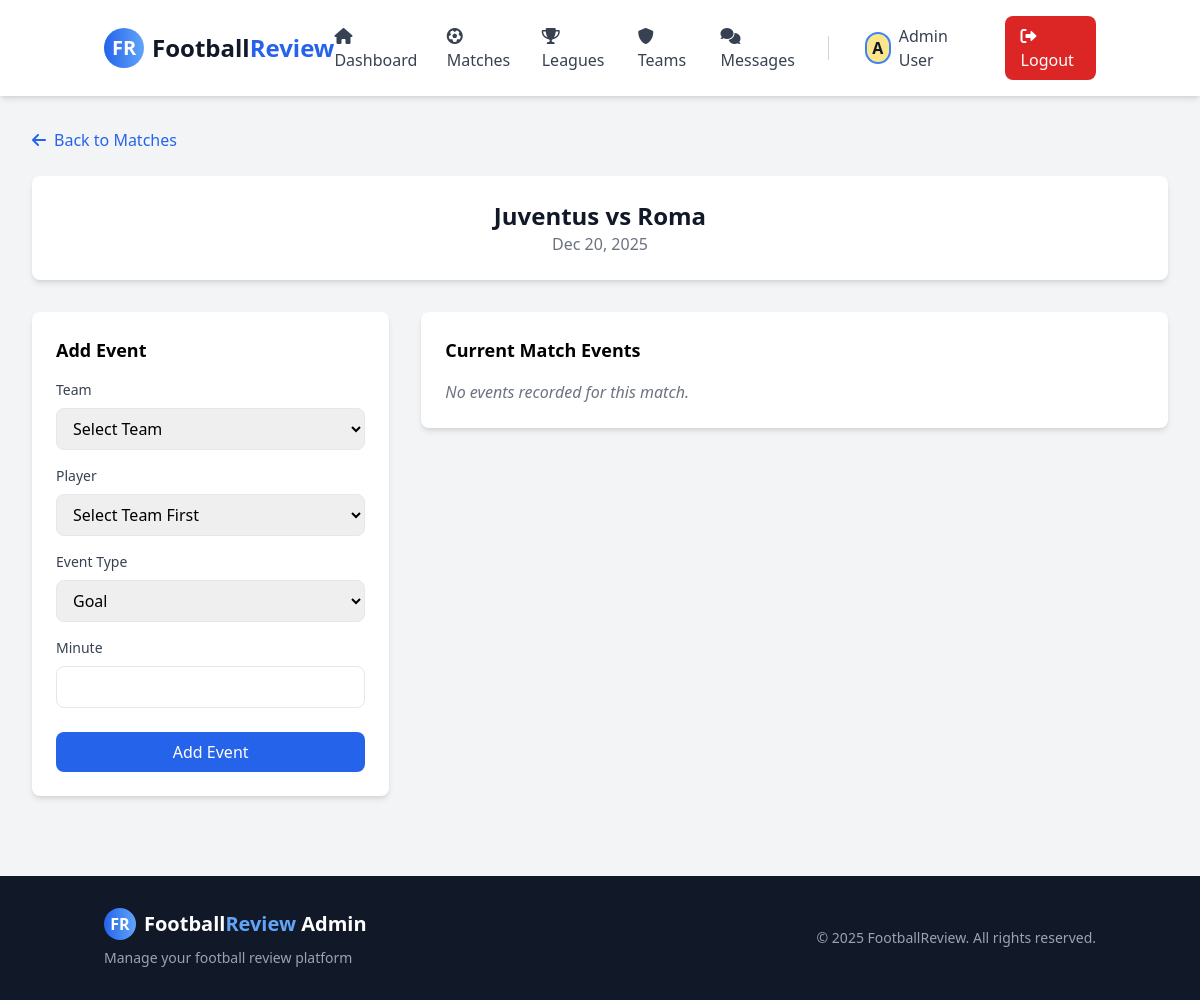
/code/admin/match-events.php?id=6 (signed in), run on the app's committed database.
### tables this page shows
CREATE TABLE `matches` (
  `id` int NOT NULL,
  `home_team` int NOT NULL,
  `away_team` int NOT NULL,
  `home_team_score` int DEFAULT NULL,
  `away_team_score` int DEFAULT NULL,
  `home_team_penalties` int DEFAULT NULL,
  `away_team_penalties` int DEFAULT NULL,
  `match_date` date NOT NULL,
  `match_time` time NOT NULL,
  `competition_id` int DEFAULT NULL,
  `venue_id` int DEFAULT NULL,
  `round` varchar(50) DEFAULT NULL,
  `status` enum('scheduled','in_play','HT','FT','ET','PEN','postponed','cancelled') DEFAULT 'scheduled',
  `highlights_url` varchar(255) DEFAULT NULL,
  `match_report` text,
  `created_at` timestamp NOT NULL DEFAULT CURRENT_TIMESTAMP
);

CREATE TABLE `teams` (
  `id` int NOT NULL,
  `name` varchar(100) NOT NULL,
  `short_name` varchar(10) DEFAULT NULL,
  `logo` varchar(255) DEFAULT NULL,
  `country` varchar(50) DEFAULT NULL,
  `founded` int DEFAULT NULL,
  `stadium` varchar(100) DEFAULT NULL,
  `venue_id` int DEFAULT NULL,
  `created_at` timestamp NOT NULL DEFAULT CURRENT_TIMESTAMP,
  `competition_id` int DEFAULT NULL
);

### code/admin/match-events.php (the view, shortened to what this page needs)
<?php
$db = Database::getInstance()->getConnection();
$matchId = $_GET['id'];
$stmt = $db->prepare("
    SELECT m.*, ht.name as home_team_name, at.name as away_team_name
    FROM matches m
    JOIN teams ht ON m.home_team = ht.id
    JOIN teams at ON m.away_team = at.id
    WHERE m.id = ?
");
$stmt->execute([$matchId]);
$match = $stmt->fetch();
$stmt = $db->prepare("
    SELECT e.*, p.name as player_name, rp.name as related_player_name, t.name as team_name
    FROM match_events e
    JOIN players p ON e.player_id = p.id
    LEFT JOIN players rp ON e.related_player_id = rp.id
    JOIN teams t ON e.team_id = t.id
    WHERE e.match_id = ?
    ORDER BY e.minute ASC
");
$stmt->execute([$matchId]);
$events = $stmt->fetchAll();
?>
<!DOCTYPE html>
<html lang="en">
<head>
    <link href="https://cdn.jsdelivr.net/npm/tailwindcss@2.2.19/dist/tailwind.min.css" rel="stylesheet">
    <link rel="stylesheet" href="https://cdnjs.cloudflare.com/ajax/libs/font-awesome/6.0.0-beta3/css/all.min.css">
    <link rel="stylesheet" href="<?= BASE_URL ?>/assets/css/style.css">
</head>
<body class="bg-gray-100">
<?php include 'includes/header.php'; ?>
<div class="max-w-7xl mx-auto px-4 sm:px-6 lg:px-8 py-8">
    <div class="mb-6">
        <a href="matches.php" class="text-blue-600 hover:text-blue-800 flex items-center">
            <i class="fas fa-arrow-left mr-2"></i>Back to Matches
        </a>
    </div>
    <div class="bg-white rounded-lg shadow-md p-6 mb-8 text-center">
        <h1 class="text-2xl font-bold text-gray-900">
            <?= htmlspecialchars($match['home_team_name']) ?> vs <?= htmlspecialchars($match['away_team_name']) ?>
        </h1>
        <p class="text-gray-500"><?= date('M j, Y', strtotime($match['match_date'])) ?></p>
    </div>
    <div class="grid grid-cols-1 lg:grid-cols-3 gap-8">
        <div class="lg:col-span-1">
            <div class="bg-white rounded-lg shadow-md p-6">
                <h2 class="text-lg font-bold mb-4">Add Event</h2>
                <form method="POST">
                    <div class="mb-4">
                        <label class="block text-sm font-medium text-gray-700 mb-2">Team</label>
                        <select name="team_id" id="teamSelect" class="w-full px-3 py-2 border rounded-lg" required onchange="filterPlayers()">
                            <option value="">Select Team</option>
                        </select>
                    </div>
                    <div class="mb-4">
                        <label class="block text-sm font-medium text-gray-700 mb-2">Player</label>
                        <select name="player_id" id="playerSelect" class="w-full px-3 py-2 border rounded-lg" required>
                            <option value="">Select Team First</option>
                        </select>
                    </div>
                    <div class="mb-4">
                        <label class="block text-sm font-medium text-gray-700 mb-2">Event Type</label>
                        <select name="event_type" id="eventType" class="w-full px-3 py-2 border rounded-lg" required onchange="toggleSub()">
                            <option value="goal">Goal</option>
                        </select>
                    </div>
                    <div class="mb-6">
                        <label class="block text-sm font-medium text-gray-700 mb-2">Minute</label>
                        <input type="number" name="minute" min="1" max="130" class="w-full px-3 py-2 border rounded-lg" required>
                    </div>
                    <button type="submit" class="w-full py-2 bg-blue-600 text-white rounded-lg hover:bg-blue-700">
                        Add Event
                    </button>
                </form>
            </div>
        </div>
        <div class="lg:col-span-2">
            <div class="bg-white rounded-lg shadow-md p-6">
                <h2 class="text-lg font-bold mb-4">Current Match Events</h2>
                <?php if (empty($events)): ?>
                    <p class="text-gray-500 italic">No events recorded for this match.</p>
                <?php endif; ?>
            </div>
        </div>
    </div>
</div>
<?php include 'includes/footer.php'; ?>
</body>
</html>

### code/assets/css/style.css (style rules this page uses)
:root { --primary-color: #2563eb; --secondary-color: #1e40af; --success-color: #10b981; --danger-color: #ef4444; --warning-color: #f59e0b; --info-color: #3b82f6; }
html { scroll-behavior: smooth; }

### code/assets/css/base.css (style rules this page uses)
*, *::before, *::after { box-sizing: border-box; }
body { -webkit-font-smoothing: antialiased; -moz-osx-font-smoothing: grayscale; }
a { text-decoration: none; transition: color 0.2s ease; }

### data on the page
matches: home_team.name "Juventus", away_team.name "Roma", match_date "Dec 20, 2025"

### other printed values
$_SESSION['display_name'] "Admin User"
